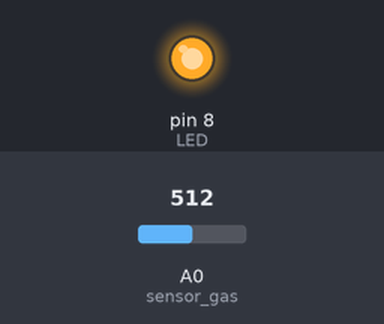
Recording of a sketch running on a simulated Arduino Uno, built with avr-gcc and run on an emulated ATmega328P. Parts: output pins drawn as LEDs (lit = HIGH). The inputs (shaded band) are chosen by the test bench; at power-on: A0 (sensor_gas) = 512. What the sketch prints to the serial monitor is not drawn.

Above: at 1.2 s.
1.3 s: A0 (sensor_gas) set to 216
4.3 s: A0 (sensor_gas) set to 192
At 5.5 s:
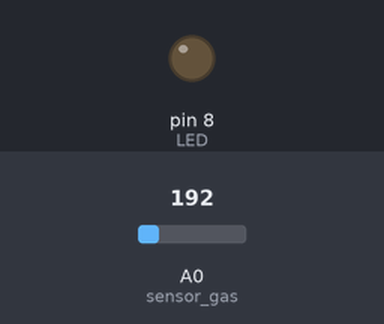
5.8 s: A0 (sensor_gas) set to 210
At 7.1 s:
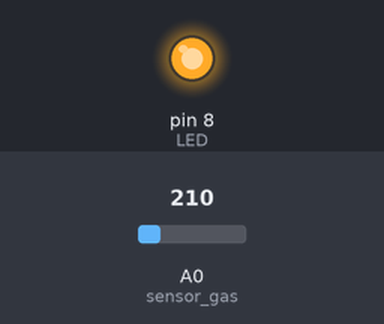
7.8 s: A0 (sensor_gas) set to 190
At 9.2 s:
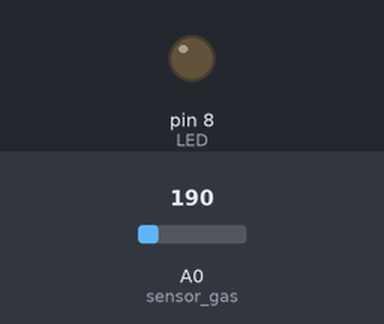
Timing chart, 0 to 10.3 s (numbered marks = the images above; inputs shaded):
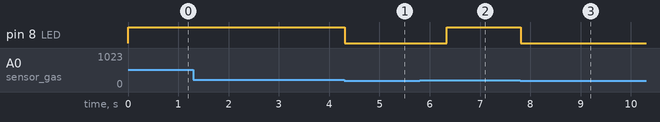

Measured:
- the behaviour switches between 200 and 199 on A0 (sensor_gas) (found by bisection; images 0 and 1)
- after the input at 1.3 s, every drawn part: stays the same
- after the input at 4.3 s, pin 8 (LED): HIGH → LOW at once
- after the input at 5.8 s, pin 8 (LED): LOW → HIGH after 0.54 s
- after the input at 7.8 s, pin 8 (LED): HIGH → LOW at once

The sketch:

MQ2-LED.ino
```cpp
int LED = 8;
float sensor_gas = A0;

void setup() {
  Serial.begin(9600);
  pinMode(LED, OUTPUT);
}

void loop() {
  float sensorValue = analogRead(sensor_gas);
  //atribui à variável float o valor lido pelo sensor de gás

  if(sensorValue >= 200){
    digitalWrite(LED,HIGH);
    Serial.print(sensorValue); //imprime o valor lido
    Serial.println("Fumaça detectada!"); //imprime no monitor serial a frase
  } else {
    digitalWrite(LED,LOW);
    Serial.println("Sem fumaça!"); //imprime no monitor serial
    Serial.print(sensorValue); //imprime o valor lido
    delay(1000);
}
}
```
